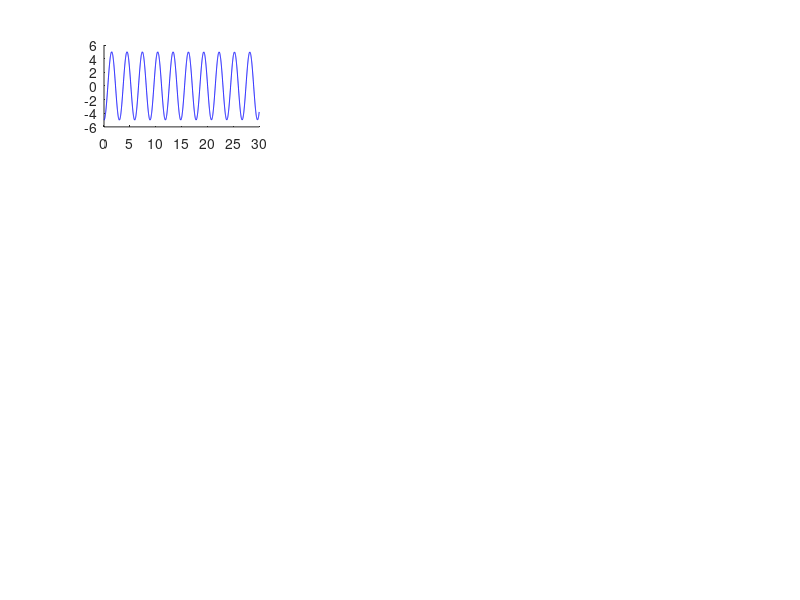

The MATLAB source for this figure: (Note: this script raises an error after producing the figure.)

figure(); hold on;
load('./test/AQWAFlapPitchLinearHydrostaticFreeDecay.mat') 
Damp = [0, 0.5, 1, 1.5];
Ang = [5,10,15];
for id = 1:length(Damp)
	for ia = 1:length(Ang)
		ii = (id-1)*3+ia;
		subplot(length(Damp),length(Ang),ii); hold on
		plot(time,Flap1pitch(:,ii),'b-')
		load(['output_Damp' num2str(Damp(id)) '_Ang' num2str(Ang(ia)) '/FOSWEC_matlabWorkspace.mat'])
		plot(output.bodies(2).time,output.bodies(2).position(:,5)*180/pi,'r--')
		if ia==1
			ylabel(['Damping = ' num2str(Damp(id)) ' N*m/rad' ]);
		end
		if id==length(Damp)
			xlabel(['Initial Displacement = ' num2str(Ang(ia)) ' deg']);
		end
		if ia==length(Ang) && id==1
			legend('AQWA','WEC-Sim')
		end
	end
end




